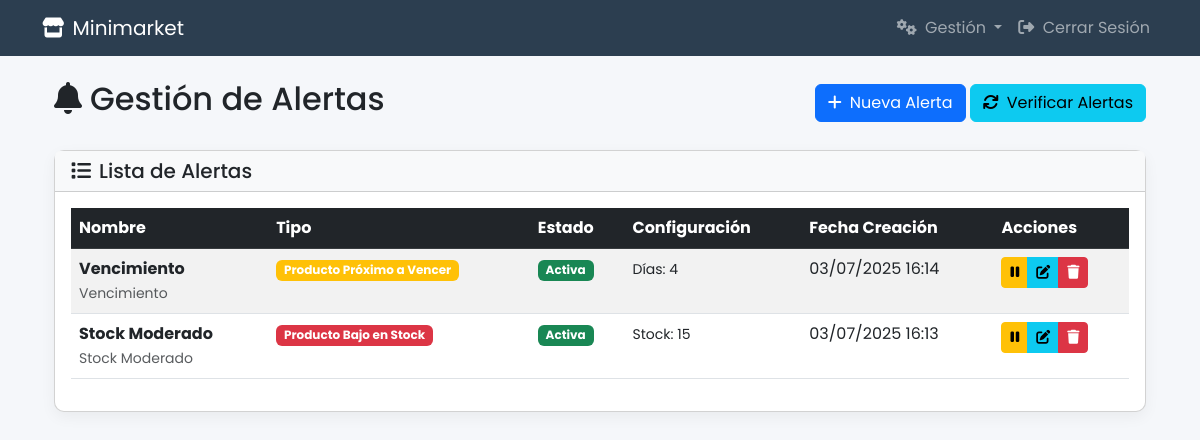
The app's page /gestionar_alertas/ (signed in), older data.
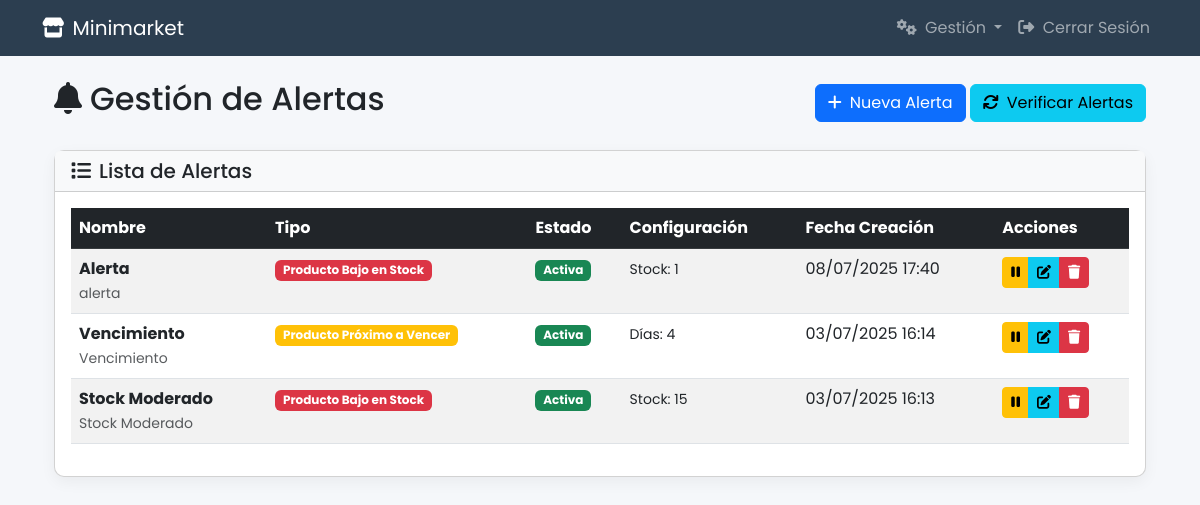
The same page, newer data.
### Tienda/models.py (models this page shows, shortened)
class Alert(models.Model):
    TIPO_CHOICES = [
        ('stock_bajo', 'Producto Bajo en Stock'),
        ('proximo_vencer', 'Producto Próximo a Vencer'),
        ('oferta_terminando', 'Oferta Próxima a Terminar'),
    ]
    ESTADO_CHOICES = [
        ('activa', 'Activa'),
        ('mostrada', 'Mostrada'),
        ('desactivada', 'Desactivada'),
    ]
    nombre = models.CharField(max_length=200, unique=True)
    tipo = models.CharField(max_length=20, choices=TIPO_CHOICES)
    mensaje = models.TextField()
    estado = models.CharField(max_length=15, choices=ESTADO_CHOICES, default='activa')
    fecha_creacion = models.DateTimeField(auto_now_add=True)
    fecha_mostrada = models.DateTimeField(null=True, blank=True)
    producto = models.ForeignKey(Producto, on_delete=models.CASCADE, null=True, blank=True)
    oferta_producto = models.ForeignKey(OfertaProducto, on_delete=models.CASCADE, null=True, blank=True)
    oferta_vencimiento = models.ForeignKey(OfertaVencimiento, on_delete=models.CASCADE, null=True, blank=True)
    umbral_stock = models.PositiveIntegerField(null=True, blank=True, help_text="Stock mínimo para activar alerta")
    dias_anticipacion = models.PositiveIntegerField(null=True, blank=True, help_text="Días de anticipación para alertas de vencimiento")
    activa = models.BooleanField(default=True)
    class Meta:
        ordering = ['-fecha_creacion']
        verbose_name = 'Alerta'
        verbose_name_plural = 'Alertas'

### Tienda/views/alert_views.py (the view, shortened to what this page needs)
# urls.py: path('gestionar_alertas/', alert_views.gestionar_alertas, name='gestionar_alertas'),
@login_required
@user_passes_test(lambda u: u.is_superuser, login_url='home')
def gestionar_alertas(request):
    if not request.session.get('alerts_access_granted', False):
        messages.warning(request, 'Debes verificar tu contraseña para acceder a la gestión de alertas.')
        return redirect('home')
    alertas = Alert.objects.all().order_by('-fecha_creacion')
    productos = Producto.objects.all().order_by('nombre')
    ofertas_producto = OfertaProducto.objects.filter(activa=True).order_by('nombre')
    ofertas_vencimiento = OfertaVencimiento.objects.filter(activa=True).order_by('nombre')
    alertas_activas = verificar_alertas_automaticas()
    context = {
        'alertas': alertas,
        'productos': productos,
        'ofertas_producto': ofertas_producto,
        'ofertas_vencimiento': ofertas_vencimiento,
        'alertas_activas': alertas_activas,
    }
    return render(request, 'Tienda/gestionar_alertas.html', context)

### Tienda/templates/Tienda/gestionar_alertas.html (shortened to what the changed rows need)
{% extends 'Tienda/base_layout.html' %}
{% load static %}
{% block content %}
<div class="container mt-4">
    <div class="d-flex justify-content-between align-items-center mb-4">
        <h2><i class="fas fa-bell me-2"></i>Gestión de Alertas</h2>
    </div>
    <div class="card">
        <div class="card-body">
            <div class="table-responsive">
                <table class="table table-striped table-hover">
                    <thead class="table-dark">
                        <tr>
                            <th>Nombre</th>
                            <th>Tipo</th>
                            <th>Estado</th>
                            <th>Configuración</th>
                            <th>Fecha Creación</th>
                            <th>Acciones</th>
                        </tr>
                    </thead>
                    <tbody>
                        {% for alerta in alertas %}
                        <tr>
                            <td>
                                <strong>{{ alerta.nombre }}</strong>
                                <br><small class="text-muted">{{ alerta.mensaje|truncatechars:50 }}</small>
                            </td>
                            <td>
                                <span class="badge
                                    {% if alerta.tipo == 'stock_bajo' %}bg-danger
                                    {% elif alerta.tipo == 'proximo_vencer' %}bg-warning
                                    {% elif alerta.tipo == 'oferta_terminando' %}bg-info
                                    {% endif %}">
                                    {{ alerta.get_tipo_display }}
                                </span>
                            </td>
                            <td>
                                <span class="badge
                                    {% if alerta.estado == 'activa' %}bg-success
                                    {% elif alerta.estado == 'mostrada' %}bg-secondary
                                    {% elif alerta.estado == 'desactivada' %}bg-dark
                                    {% endif %}">
                                    {{ alerta.get_estado_display }}
                                </span>
                            </td>
                            <td>
                                {% if alerta.umbral_stock %}
                                    <small>Stock: {{ alerta.umbral_stock }}</small><br>
                                {% endif %}
                                {% if alerta.dias_anticipacion %}
                                    <small>Días: {{ alerta.dias_anticipacion }}</small>
                                {% endif %}
                            </td>
                            <td>{{ alerta.fecha_creacion|date:"d/m/Y H:i" }}</td>
                            <td>
                                <div class="btn-group" role="group">
                                    {% if alerta.activa %}
                                        <button class="btn btn-sm btn-warning desactivar-alerta" data-id="{{ alerta.id }}" title="Desactivar">
                                            <i class="fas fa-pause"></i>
                                        </button>
                                    {% else %}
                                        <button class="btn btn-sm btn-success activar-alerta" data-id="{{ alerta.id }}" title="Activar">
                                            <i class="fas fa-play"></i>
                                        </button>
                                    {% endif %}
                                    <button class="btn btn-sm btn-info editar-alerta" data-id="{{ alerta.id }}" title="Editar alerta">
                                        <i class="fas fa-edit"></i>
                                    </button>
                                    <button class="btn btn-sm btn-danger eliminar-alerta" data-id="{{ alerta.id }}" title="Eliminar">
                                        <i class="fas fa-trash"></i>
                                    </button>
                                </div>
                            </td>
                        </tr>
                        {% endfor %}
                    </tbody>
                </table>
            </div>
        </div>
    </div>
</div>
{% endblock %}

Row changes from the older to the newer data that the page shows:
added Alert: nombre "Alerta", mensaje "alerta", tipo "Producto Bajo en Stock", estado "Activa", umbral_stock "1", fecha_creacion "08/07/2025 17:40"
